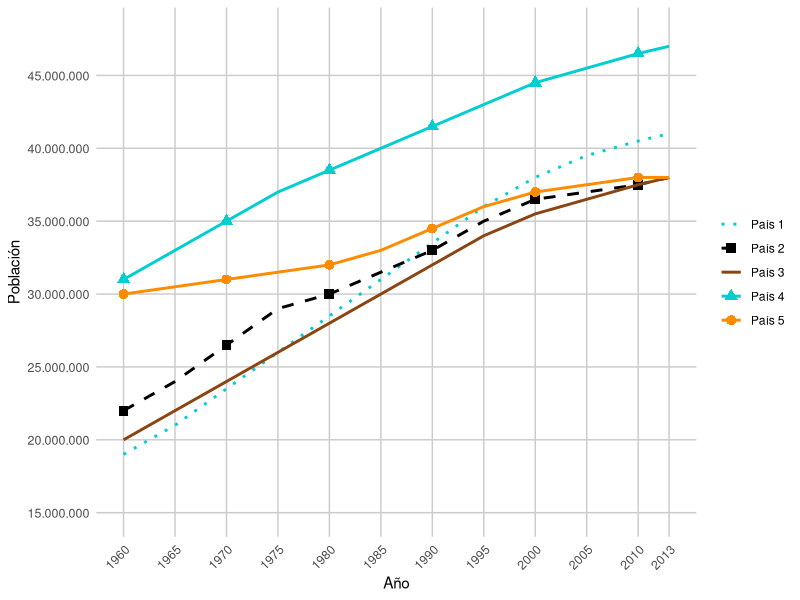
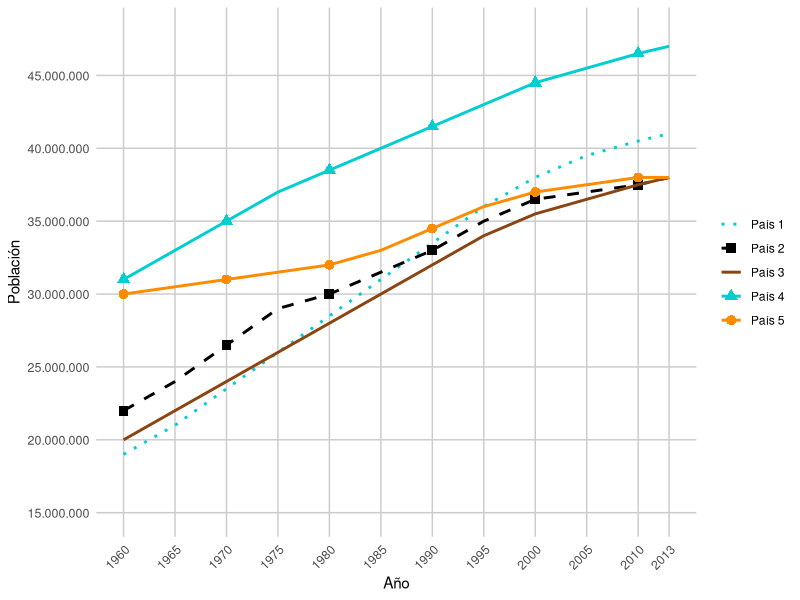

Write R code to recreate these figures, in order.
#!/usr/bin/env Rscript
# Gráfica de poblaciones de 5 países (1960-2013)
# Generado por Graficador-Experto

library(ggplot2)
library(scales)

# Datos de los países
anos <- c(1960, 1965, 1970, 1975, 1980, 1985, 1990, 1995, 2000, 2005, 2010, 2013)

# Crear dataframe con todos los países
datos <- data.frame(
  Ano = rep(anos, 5),
  Poblacion = c(
    # País 1 - Crecimiento desde ~19M a ~41M
    19e6, 21e6, 23.5e6, 26e6, 28.5e6, 31e6, 33.5e6, 36e6, 38e6, 39.5e6, 40.5e6, 41e6,
    # País 2 - Crecimiento desde ~22M a ~38M
    22e6, 24e6, 26.5e6, 29e6, 30e6, 31.5e6, 33e6, 35e6, 36.5e6, 37e6, 37.5e6, 38e6,
    # País 3 - Crecimiento desde ~20M a ~38M
    20e6, 22e6, 24e6, 26e6, 28e6, 30e6, 32e6, 34e6, 35.5e6, 36.5e6, 37.5e6, 38e6,
    # País 4 - Mayor crecimiento desde ~31M a ~47M
    31e6, 33e6, 35e6, 37e6, 38.5e6, 40e6, 41.5e6, 43e6, 44.5e6, 45.5e6, 46.5e6, 47e6,
    # País 5 - Relativamente estable desde ~30M a ~38M
    30e6, 30.5e6, 31e6, 31.5e6, 32e6, 33e6, 34.5e6, 36e6, 37e6, 37.5e6, 38e6, 38e6
  ),
  Pais = factor(rep(c("País 1", "País 2", "País 3", "País 4", "País 5"), each = 12),
                levels = c("País 1", "País 2", "País 3", "País 4", "País 5"))
)

# Colores según paleta identificada
colores <- c("País 1" = "#00CED1", "País 2" = "#000000", "País 3" = "#8B4513",
             "País 4" = "#00CED1", "País 5" = "#FF8C00")

# Tipos de línea
tipos_linea <- c("País 1" = "dotted", "País 2" = "dashed", "País 3" = "solid",
                 "País 4" = "solid", "País 5" = "solid")

# Formas de marcadores (16=círculo, 15=cuadrado, 17=triángulo, NA=ninguno)
formas <- c("País 1" = NA, "País 2" = 15, "País 3" = NA, "País 4" = 17, "País 5" = 16)

# Crear subsets para cada país (para controlar marcadores individualmente)
pais1_data <- subset(datos, Pais == "País 1")
pais2_data <- subset(datos, Pais == "País 2")
pais3_data <- subset(datos, Pais == "País 3")
pais4_data <- subset(datos, Pais == "País 4")
pais5_data <- subset(datos, Pais == "País 5")

# Función para formatear números en eje Y
formato_poblacion <- function(x) {
  paste0(format(x / 1e6, nsmall = 0, big.mark = "."), ".000.000")
}

# Crear gráfica
p <- ggplot() +
  # País 1 - Línea punteada cyan (sin marcadores)
  geom_line(data = pais1_data, aes(x = Ano, y = Poblacion, color = "País 1"),
            linetype = "dotted", linewidth = 1) +

  # País 2 - Línea discontinua negra con marcadores cuadrados
  geom_line(data = pais2_data, aes(x = Ano, y = Poblacion, color = "País 2"),
            linetype = "dashed", linewidth = 1) +
  geom_point(data = pais2_data[seq(1, nrow(pais2_data), 2), ],
             aes(x = Ano, y = Poblacion, color = "País 2"), shape = 15, size = 3) +

  # País 3 - Línea sólida marrón (sin marcadores)
  geom_line(data = pais3_data, aes(x = Ano, y = Poblacion, color = "País 3"),
            linetype = "solid", linewidth = 1) +

  # País 4 - Línea sólida cyan con marcadores triangulares
  geom_line(data = pais4_data, aes(x = Ano, y = Poblacion, color = "País 4"),
            linetype = "solid", linewidth = 1) +
  geom_point(data = pais4_data[seq(1, nrow(pais4_data), 2), ],
             aes(x = Ano, y = Poblacion, color = "País 4"), shape = 17, size = 3) +

  # País 5 - Línea sólida naranja con marcadores circulares
  geom_line(data = pais5_data, aes(x = Ano, y = Poblacion, color = "País 5"),
            linetype = "solid", linewidth = 1) +
  geom_point(data = pais5_data[seq(1, nrow(pais5_data), 2), ],
             aes(x = Ano, y = Poblacion, color = "País 5"), shape = 16, size = 3) +

  # Escala de colores manual
  scale_color_manual(values = colores, name = NULL) +

  # Configuración de ejes
  scale_x_continuous(breaks = anos, limits = c(1960, 2013)) +
  scale_y_continuous(breaks = seq(15e6, 45e6, 5e6),
                     labels = formato_poblacion,
                     limits = c(15e6, 48e6)) +

  # Etiquetas
  labs(x = "Año", y = "Población") +

  # Tema
  theme_minimal() +
  theme(
    panel.grid.major = element_line(color = "#CCCCCC", linewidth = 0.5),
    panel.grid.minor = element_blank(),
    axis.text.x = element_text(angle = 45, hjust = 1, size = 9),
    axis.text.y = element_text(size = 9),
    axis.title = element_text(size = 11),
    legend.position = "right",
    legend.background = element_blank(),
    legend.key = element_blank()
  )

# Guardar gráfica
ggsave("output_r.png", plot = p, width = 10, height = 6, dpi = 150, bg = "white")
ggsave("output_r.pdf", plot = p, width = 10, height = 6, bg = "white")

cat("Gráfica guardada en output_r.png y output_r.pdf\n")
